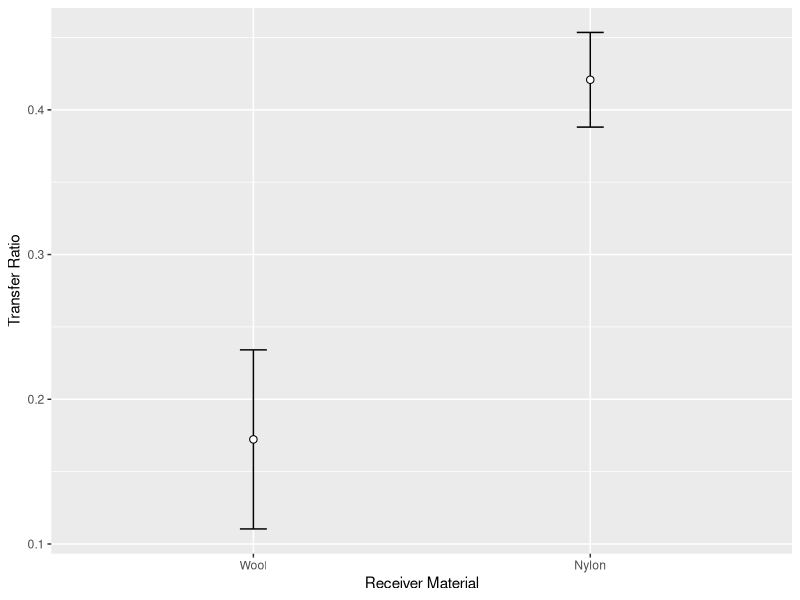
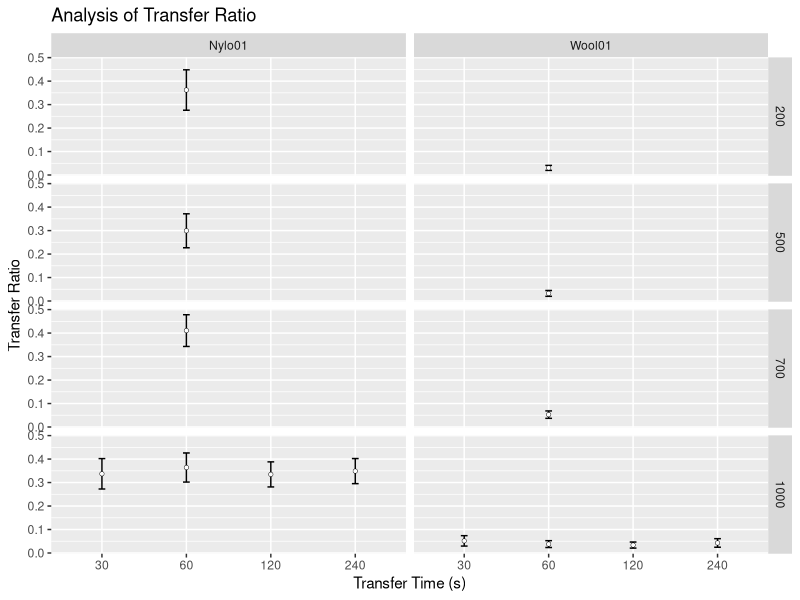
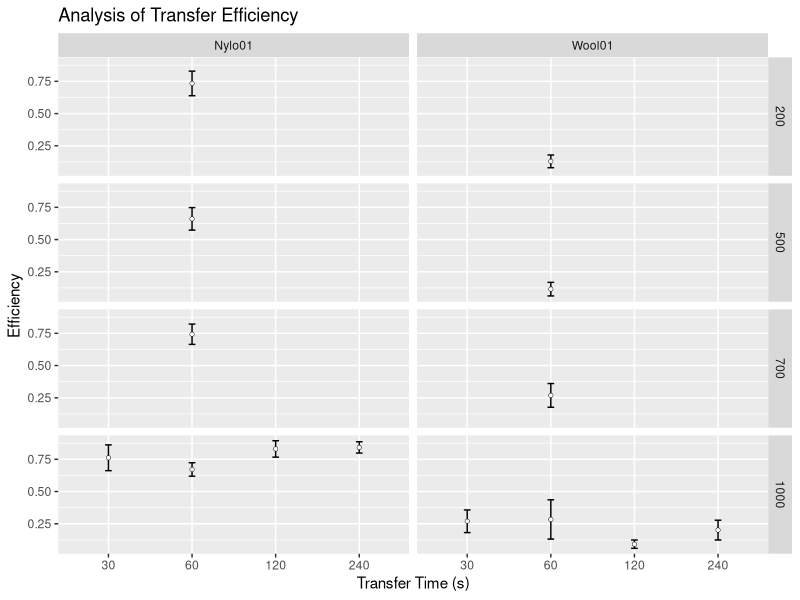
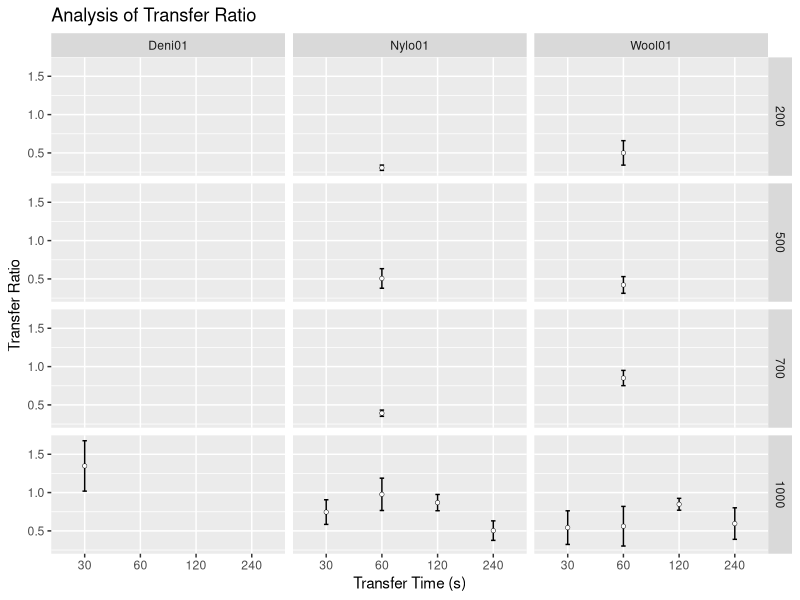
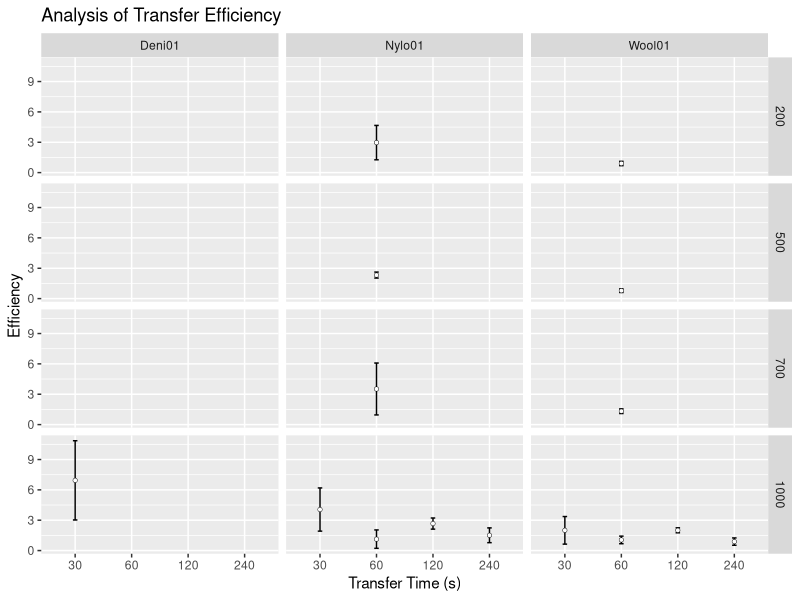
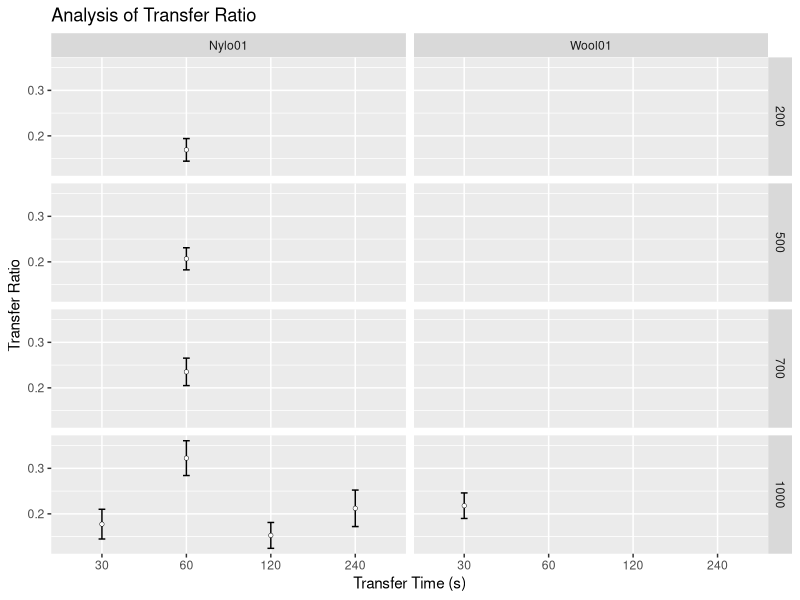
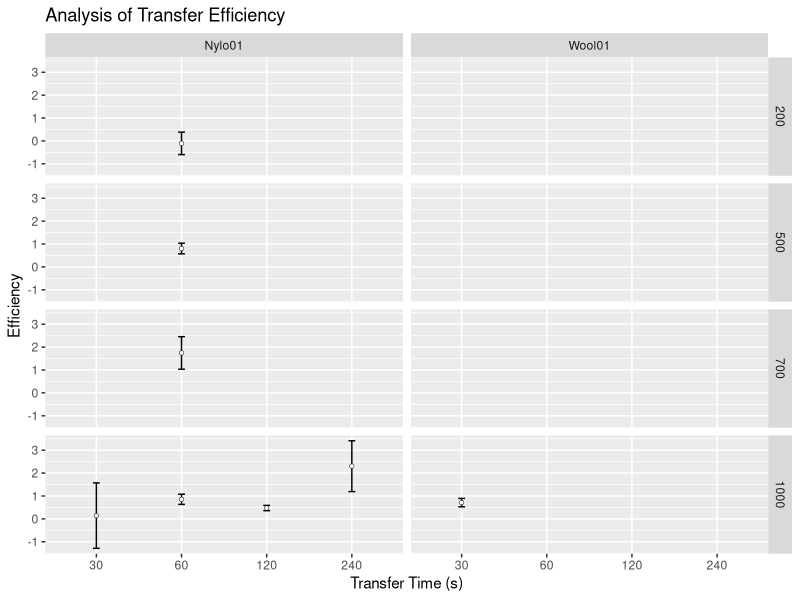

Recreate these plots in R, in order.
## ---- chunk 1
knitr::opts_chunk$set(echo = TRUE, message = FALSE, warning = FALSE)
# libraries
library(readxl)
library(plyr)
library(ggplot2)
library(dplyr)
## ---- chunk 2
# functions
## Gives count, mean, standard deviation, standard error of the mean, and confidence interval (default 95%).
##   data: a data frame.
##   measurevar: the name of a column that contains the variable to be summariezed
##   groupvars: a vector containing names of columns that contain grouping variables
##   na.rm: a boolean that indicates whether to ignore NA's
##   conf.interval: the percent range of the confidence interval (default is 95%)
summarySE <- function(data=NULL, measurevar, groupvars=NULL, na.rm=FALSE,
                      conf.interval=.95, .drop=TRUE) {
    # New version of length which can handle NA's: if na.rm==T, don't count them
    length2 <- function (x, na.rm=FALSE) {
        if (na.rm) sum(!is.na(x))
        else       length(x)
    }

    # This does the summary. For each group's data frame, return a vector with
    # N, mean, and sd
    datac <- ddply(data, groupvars, .drop=.drop,
      .fun = function(xx, col) {
        c(N    = length2(xx[[col]], na.rm=na.rm),
          mean = mean   (xx[[col]], na.rm=na.rm),
          sd   = sd     (xx[[col]], na.rm=na.rm)
        )
      },
      measurevar
    )

    # Rename the "mean" column    
    datac <- plyr::rename(datac, c("mean" = measurevar))

    datac$se <- datac$sd / sqrt(datac$N)  # Calculate standard error of the mean

    # Confidence interval multiplier for standard error
    # Calculate t-statistic for confidence interval: 
    # e.g., if conf.interval is .95, use .975 (above/below), and use df=N-1
    ciMult <- qt(conf.interval/2 + .5, datac$N-1)
    datac$ci <- datac$se * ciMult

    return(datac)
}

numericFactorOrder <- function(x) {
    
  u = unique(x)
  new.levels = u[order(as.numeric(u))]
  x = factor(x, levels=new.levels)
  return(x)
  
}

## ---- chunk 3
# Read in ML's data
my.dat = read_xlsx("dat/20191030DatasetPaper.xlsx", sheet = "DataMl")

# only use the transfer experiments for Groups 1 & 2. Groups 3-6 are not 
# clear in what they are and don't fit with the rest. Mostly Persistence?
# TODO - deal with Groups 3-6 later
transfer.dat = my.dat %>% filter(Time == "00000" & Group %in% c(1,2)) %>% select(c("Substrate", "ActivityID", "ObsType", "Count", "Mass", "Duration", "Group", "Repeat")) 
transfer.dat

## ---- chunk 4

# fix column types
transfer.dat$Count = as.numeric(transfer.dat$Count)
transfer.dat$Group = as.character(transfer.dat$Group)
transfer.dat$Repeat = as.character(transfer.dat$Repeat)

# add a photoID column to keep track of which datapoint is which
photo.id = rep(paste0("P", seq(1:5)), as.integer(nrow(transfer.dat)/5+1))
transfer.dat = data.frame(PhotoID = photo.id[1:nrow(transfer.dat)], transfer.dat)

# split out each set of photos...
p1 = transfer.dat %>% filter(PhotoID == "P1") %>% select(Mass,Duration,Group,Repeat,Count)
p2 = transfer.dat %>% filter(PhotoID == "P2") %>% select(Mass,Duration,Group,Repeat,Count)
p3 = transfer.dat %>% filter(PhotoID == "P3") %>% select(Mass,Duration,Group,Repeat,Count)
p4 = transfer.dat %>% filter(PhotoID == "P4") %>% select(Mass,Duration,Group,Repeat,Count)
p5 = transfer.dat %>% filter(PhotoID == "P5") %>% select(Mass,Duration,Group,Repeat,Count)

# ...and merge
merge.dat = data.frame(p1, p2$Count, p3$Count, p4$Count, p5$Count)
names(merge.dat) = c("Mass","Duration","Group","Repeat","P1","P2","P3","P4","P5")

# calculate the Transfer Ratios and Efficiencies
# NB: the summarise() function can be problematic here, if plyr is loaded
#     after dplyr. Check that first if this stops working.
final.dat = merge.dat %>% group_by(Mass, Duration, Group, Repeat) %>% summarise(Donor = P3 - P1, Receiver = P5 - P2, Donor_post = P3 - P4) %>% mutate(Ratio = Receiver/Donor, Efficiency = Receiver/Donor_post)

summ.dat = summarySE(final.dat, measurevar = "Ratio", groupvars = c("Group"))

## ---- chunk 5

ggplot(summ.dat, aes(x = Group, y = Ratio)) + 
  geom_point(size=2.2) +
  geom_errorbar(aes(ymin = Ratio-se, ymax = Ratio+se), width = 0.08) +
  geom_point(colour = "white") +
  scale_x_discrete(labels = c("Wool", "Nylon")) +
  labs(x = "Receiver Material",
       y = "Transfer Ratio")

## ---- chunk 6
# Read in Bh's data
my.dat = read_xlsx("dat/NorBhCleanDataset.xlsx", sheet = "Data", trim_ws = TRUE, col_types = "text")

# Fix the column name for Time - seems to have extra spaces
my.dat = rename(my.dat, Mass = `Mass (g)`)
my.dat = rename(my.dat, TransferTime = `TransferTime (s)`)
my.dat = rename(my.dat, PersistenceTime = `PersistenceTime (min)`)
#colnames(my.dat)

# only use the Transfer data (PersistenceTime == "0") 
transfer.dat = my.dat %>% filter(PersistenceTime == 0) %>% select(c("Substrate", "ObservationType", "Count", "Mass", "TransferTime", "Experiment", "Replicate")) 
transfer.dat

## ---- chunk 7
# fix column types
transfer.dat$Count = as.numeric(transfer.dat$Count)
transfer.dat$Experiment = as.character(transfer.dat$Experiment)
transfer.dat$Replicate = as.character(transfer.dat$Replicate)

# add a photoID column to keep track of which datapoint is which
photo.id = rep(paste0("P", seq(1:5)), as.integer(nrow(transfer.dat)/5+1))
transfer.dat = data.frame(PhotoID = photo.id[1:nrow(transfer.dat)], transfer.dat)

# split out each set of photos...
p1 = transfer.dat %>% filter(PhotoID == "P1") %>% select(Mass,TransferTime,Substrate,Experiment,Replicate,Count)
p2 = transfer.dat %>% filter(PhotoID == "P2") %>% select(Mass,TransferTime,Substrate,Experiment,Replicate,Count)
p3 = transfer.dat %>% filter(PhotoID == "P3") %>% select(Mass,TransferTime,Substrate,Experiment,Replicate,Count)
p4 = transfer.dat %>% filter(PhotoID == "P4") %>% select(Mass,TransferTime,Substrate,Experiment,Replicate,Count)
p5 = transfer.dat %>% filter(PhotoID == "P5") %>% select(Mass,TransferTime,Substrate,Experiment,Replicate,Count)

# ...and merge
merge.dat = data.frame(p5[,c("Mass","TransferTime","Substrate","Experiment","Replicate")], p1$Count, p2$Count, p3$Count, p4$Count, p5$Count)
names(merge.dat) = c("Mass","TransferTime","Substrate","Experiment","Replicate","P1","P2","P3","P4","P5")

# calculate the Transfer Ratios and Efficiencies
# NB: the summarise() function can be problematic here, if plyr is loaded
#     after dplyr. Check that first if this stops working.
final.dat = merge.dat %>% group_by(Mass, TransferTime, Substrate, Replicate) %>% summarise(Donor = P3 - P1, Receiver = P5 - P2, Donor_post = P3 - P4) %>% mutate(Ratio = Receiver/Donor, Efficiency = Receiver/Donor_post)

ratio.dat = summarySE(final.dat, measurevar = "Ratio", groupvars = c("Mass","TransferTime","Substrate"))

ratio.dat
## ---- chunk 8

ggplot(ratio.dat, aes(x = numericFactorOrder(TransferTime), y = Ratio)) + 
  geom_point(size=1) +
  geom_errorbar(aes(ymin = Ratio-se, ymax = Ratio+se), width = 0.08) +
  geom_point(colour = "white", size = 0.7) +
#  scale_x_discrete(labels = c("Wool", "Nylon")) +
  labs(title = "Analysis of Transfer Ratio",
       x = "Transfer Time (s)",
       y = "Transfer Ratio") +
  facet_grid(numericFactorOrder(Mass) ~ Substrate)


## ---- chunk 9

eff.dat = summarySE(final.dat, measurevar = "Efficiency", groupvars = c("Mass","TransferTime","Substrate"))

eff.dat
ggplot(eff.dat, aes(x = numericFactorOrder(TransferTime), y = Efficiency)) + 
  geom_point(size=1) +
  geom_errorbar(aes(ymin = Efficiency-se, ymax = Efficiency+se), width = 0.08) +
  geom_point(colour = "white", size = 0.7) +
#  scale_x_discrete(labels = c("Wool", "Nylon")) +
  labs(title = "Analysis of Transfer Efficiency",
       x = "Transfer Time (s)",
       y = "Efficiency") +
  facet_grid(numericFactorOrder(Mass) ~ Substrate)


## ---- chunk 10
# Read in Bh's data
my.dat = read_xlsx("dat/StrSgCleanDataset.xlsx", sheet = "Data", trim_ws = TRUE, col_types = "text")

# Fix the column name for Time - seems to have extra spaces
my.dat = rename(my.dat, Mass = `Mass (g)`)
my.dat = rename(my.dat, TransferTime = `TransferTime (s)`)
my.dat = rename(my.dat, PersistenceTime = `PersistenceTime (min)`)
#colnames(my.dat)

# only use the Transfer data (PersistenceTime == "0") 
transfer.dat = my.dat %>% filter(PersistenceTime == 0) %>% select(c("Substrate", "ObservationType", "Count", "Mass", "TransferTime", "Experiment", "Replicate"))

# also remove expt 16 as it is incomplete
transfer.dat = transfer.dat[as.numeric(transfer.dat$Experiment) < 16,]

transfer.dat

## ---- chunk 11
# fix column types
transfer.dat$Count = as.numeric(transfer.dat$Count)
transfer.dat$Experiment = as.character(transfer.dat$Experiment)
transfer.dat$Replicate = as.character(transfer.dat$Replicate)

# add a photoID column to keep track of which datapoint is which
photo.id = rep(paste0("P", seq(1:5)), as.integer(nrow(transfer.dat)/5+1))
transfer.dat = data.frame(PhotoID = photo.id[1:nrow(transfer.dat)], transfer.dat)

# split out each set of photos...
p1 = transfer.dat %>% filter(PhotoID == "P1") %>% select(Mass,TransferTime,Substrate,Experiment,Replicate,Count)
p2 = transfer.dat %>% filter(PhotoID == "P2") %>% select(Mass,TransferTime,Substrate,Experiment,Replicate,Count)
p3 = transfer.dat %>% filter(PhotoID == "P3") %>% select(Mass,TransferTime,Substrate,Experiment,Replicate,Count)
p4 = transfer.dat %>% filter(PhotoID == "P4") %>% select(Mass,TransferTime,Substrate,Experiment,Replicate,Count)
p5 = transfer.dat %>% filter(PhotoID == "P5") %>% select(Mass,TransferTime,Substrate,Experiment,Replicate,Count)

# ...and merge
merge.dat = data.frame(p5[,c("Mass","TransferTime","Substrate","Experiment","Replicate")], p1$Count, p2$Count, p3$Count, p4$Count, p5$Count)
names(merge.dat) = c("Mass","TransferTime","Substrate","Experiment","Replicate","P1","P2","P3","P4","P5")

# calculate the Transfer Ratios and Efficiencies
# NB: the summarise() function can be problematic here, if plyr is loaded
#     after dplyr. Check that first if this stops working.
final.dat = merge.dat %>% group_by(Mass, TransferTime, Substrate, Replicate) %>% summarise(Donor = P3 - P1, Receiver = P5 - P2, Donor_post = P3 - P4) %>% mutate(Ratio = Receiver/Donor, Efficiency = Receiver/Donor_post)

ratio.dat = summarySE(final.dat, measurevar = "Ratio", groupvars = c("Mass","TransferTime","Substrate"))

ratio.dat
## ---- chunk 12

ggplot(ratio.dat, aes(x = numericFactorOrder(TransferTime), y = Ratio)) + 
  geom_point(size=1) +
  geom_errorbar(aes(ymin = Ratio-se, ymax = Ratio+se), width = 0.08) +
  geom_point(colour = "white", size = 0.7) +
#  scale_x_discrete(labels = c("Wool", "Nylon")) +
  labs(title = "Analysis of Transfer Ratio",
       x = "Transfer Time (s)",
       y = "Transfer Ratio") +
  facet_grid(numericFactorOrder(Mass) ~ Substrate)


## ---- chunk 13

eff.dat = summarySE(final.dat, measurevar = "Efficiency", groupvars = c("Mass","TransferTime","Substrate"))

eff.dat
ggplot(eff.dat, aes(x = numericFactorOrder(TransferTime), y = Efficiency)) + 
  geom_point(size=1) +
  geom_errorbar(aes(ymin = Efficiency-se, ymax = Efficiency+se), width = 0.08) +
  geom_point(colour = "white", size = 0.7) +
#  scale_x_discrete(labels = c("Wool", "Nylon")) +
  labs(title = "Analysis of Transfer Efficiency",
       x = "Transfer Time (s)",
       y = "Efficiency") +
  facet_grid(numericFactorOrder(Mass) ~ Substrate)


## ---- chunk 14
# Read in Em's data
my.dat = read_xlsx("dat/StrEmCleanDataset.xlsx", sheet = "DataEm", trim_ws = TRUE, col_types = "text")

# Fix the column name for Time - seems to have extra spaces
my.dat = rename(my.dat, Mass = `Mass (g)`)
my.dat = rename(my.dat, TransferTime = `TransferTime (s)`)
my.dat = rename(my.dat, PersistenceTime = `PersistenceTime (min)`)
#colnames(my.dat)

# only use the Transfer data (PersistenceTime == "0") 
transfer.dat = my.dat %>% filter(PersistenceTime == 0) %>% select(c("Substrate", "ObservationType", "Count", "Mass", "TransferTime", "Experiment", "Replicate"))

# also remove expt 16 as it is incomplete
transfer.dat = transfer.dat[as.numeric(transfer.dat$Experiment) < 16,]

transfer.dat

## ---- chunk 15
# fix column types
transfer.dat$Count = as.numeric(transfer.dat$Count)
transfer.dat$Experiment = as.character(transfer.dat$Experiment)
transfer.dat$Replicate = as.character(transfer.dat$Replicate)

# add a photoID column to keep track of which datapoint is which
photo.id = rep(paste0("P", seq(1:5)), as.integer(nrow(transfer.dat)/5+1))
transfer.dat = data.frame(PhotoID = photo.id[1:nrow(transfer.dat)], transfer.dat)

# split out each set of photos...
p1 = transfer.dat %>% filter(PhotoID == "P1") %>% select(Mass,TransferTime,Substrate,Experiment,Replicate,Count)
p2 = transfer.dat %>% filter(PhotoID == "P2") %>% select(Mass,TransferTime,Substrate,Experiment,Replicate,Count)
p3 = transfer.dat %>% filter(PhotoID == "P3") %>% select(Mass,TransferTime,Substrate,Experiment,Replicate,Count)
p4 = transfer.dat %>% filter(PhotoID == "P4") %>% select(Mass,TransferTime,Substrate,Experiment,Replicate,Count)
p5 = transfer.dat %>% filter(PhotoID == "P5") %>% select(Mass,TransferTime,Substrate,Experiment,Replicate,Count)

# ...and merge
merge.dat = data.frame(p5[,c("Mass","TransferTime","Substrate","Experiment","Replicate")], p1$Count, p2$Count, p3$Count, p4$Count, p5$Count)
names(merge.dat) = c("Mass","TransferTime","Substrate","Experiment","Replicate","P1","P2","P3","P4","P5")

# calculate the Transfer Ratios and Efficiencies
# NB: the summarise() function can be problematic here, if plyr is loaded
#     after dplyr. Check that first if this stops working.
final.dat = merge.dat %>% group_by(Mass, TransferTime, Experiment, Substrate, Replicate) %>% summarise(Donor = P3 - P1, Receiver = P5 - P2, Donor_post = P3 - P4) %>% mutate(Ratio = Receiver/Donor, Efficiency = Receiver/Donor_post)

ratio.dat = summarySE(final.dat, measurevar = "Ratio", groupvars = c("Mass","TransferTime","Substrate"))

knitr::kable(ratio.dat)
## ---- chunk 16

ggplot(ratio.dat, aes(x = numericFactorOrder(TransferTime), y = Ratio)) + 
  geom_point(size=1) +
  geom_errorbar(aes(ymin = Ratio-se, ymax = Ratio+se), width = 0.08) +
  geom_point(colour = "white", size = 0.7) +
#  scale_x_discrete(labels = c("Wool", "Nylon")) +
  labs(title = "Analysis of Transfer Ratio",
       x = "Transfer Time (s)",
       y = "Transfer Ratio") +
  facet_grid(numericFactorOrder(Mass) ~ Substrate)


## ---- chunk 17

eff.dat = summarySE(final.dat, measurevar = "Efficiency", groupvars = c("Mass","TransferTime","Substrate"))

eff.dat
ggplot(eff.dat, aes(x = numericFactorOrder(TransferTime), y = Efficiency)) + 
  geom_point(size=1) +
  geom_errorbar(aes(ymin = Efficiency-se, ymax = Efficiency+se), width = 0.08) +
  geom_point(colour = "white", size = 0.7) +
#  scale_x_discrete(labels = c("Wool", "Nylon")) +
  labs(title = "Analysis of Transfer Efficiency",
       x = "Transfer Time (s)",
       y = "Efficiency") +
  facet_grid(numericFactorOrder(Mass) ~ Substrate)
